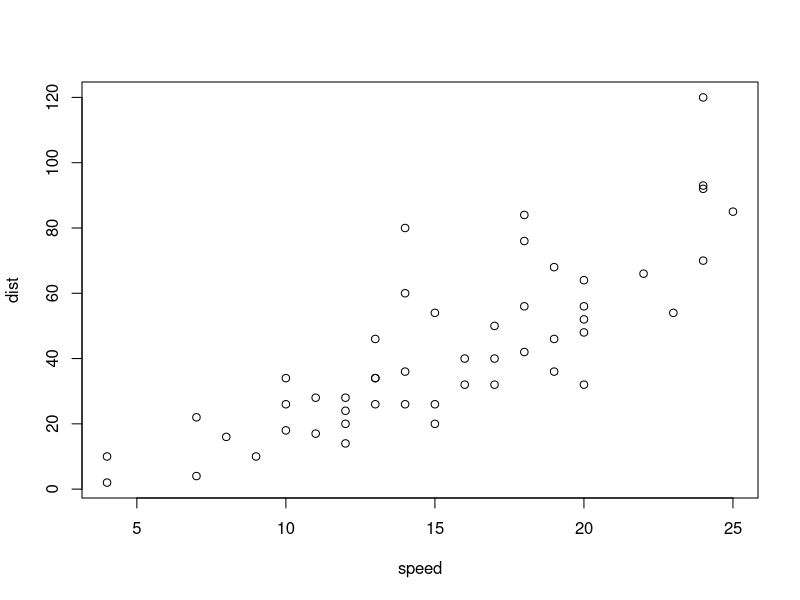
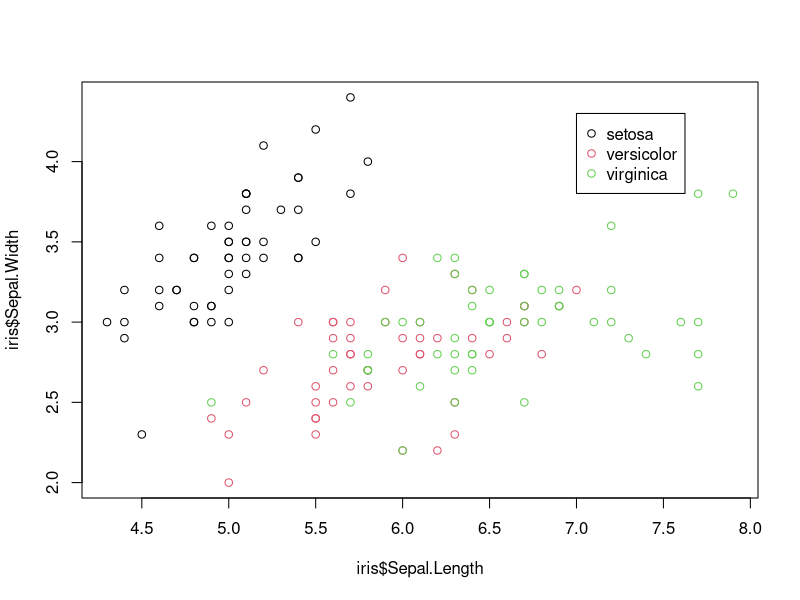

Here is the R script that generated these plots, in order:
## ---- chunk 1
knitr::opts_chunk$set(echo = TRUE)
## ---- chunk 2
library(tibble)
as_tibble(cars)
plot(cars)
## ---- chunk 3
as_tibble(iris)
## ---- chunk 4
plot(iris$Sepal.Length, iris$Sepal.Width, col = iris$Species)
legend(7, 4.3, 
       unique(iris$Species),
       col=1:length(iris$Species), 
       pch = 1)
## ---- chunk 5
as_tibble(iris)
## ---- chunk 6
iris_long <- reshape(iris, 
                     varying = c("Sepal.Length", 
                                 "Sepal.Width",
                                 "Petal.Length",
                                 "Petal.Width"), 
                     timevar = "dimension",
                     direction = "long")
head(iris_long)
